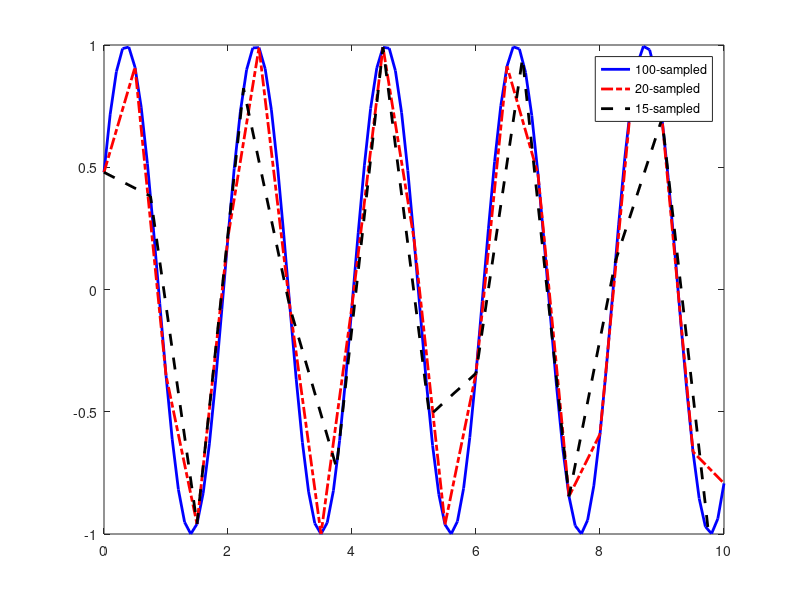
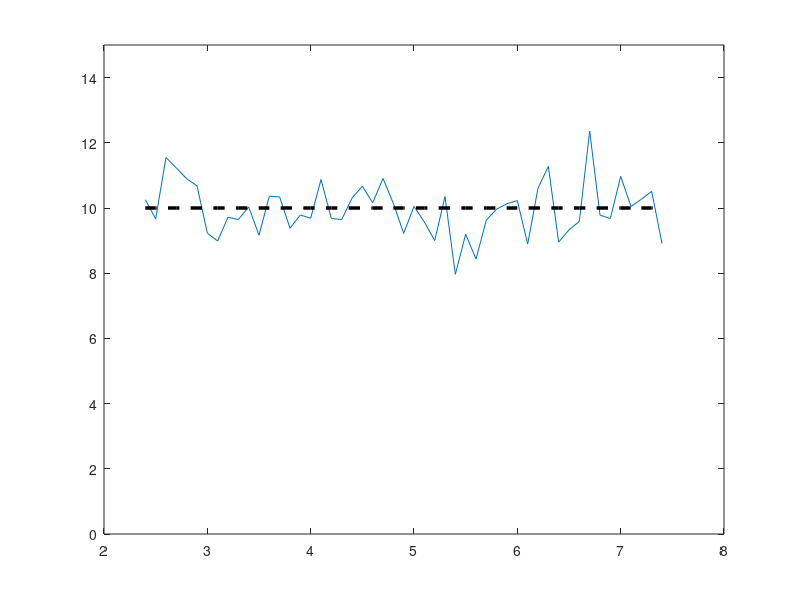
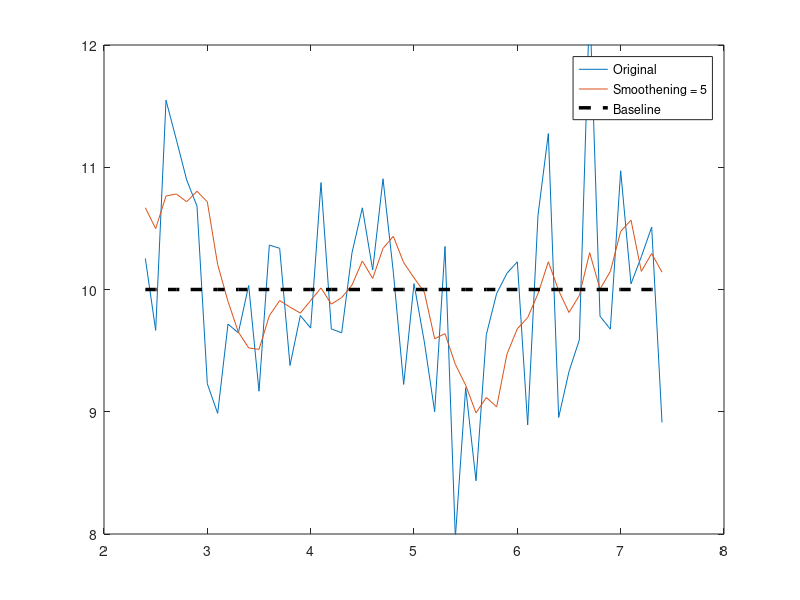
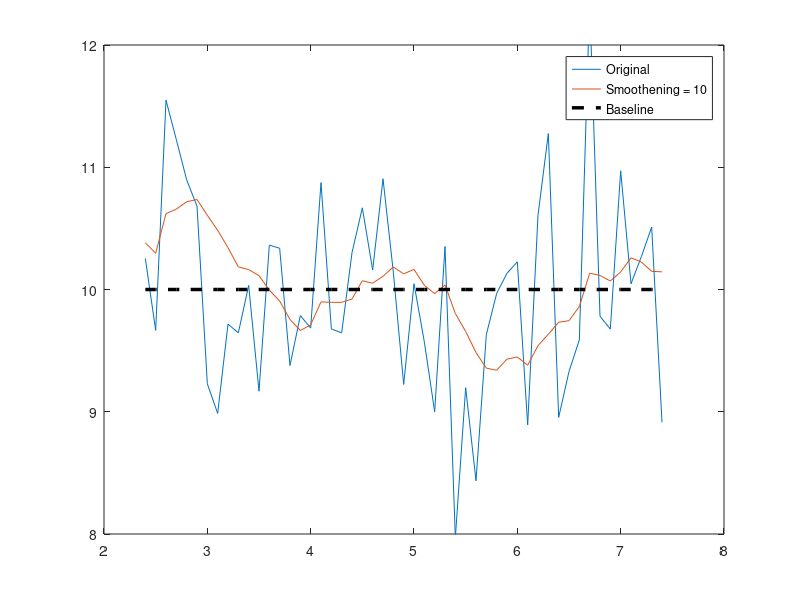

MATLAB code to generate these figures, in order: (Note: this script raises an error after producing the figures.)
% % % % % % % % % % % % % % % % % % % % % % % % % % % % % % % % % % % % % 
% RISE HIGH Data Science: Signal Processing Tutorial (Octave)
% 
% Authors: 
% Fall 2019
% % % % % % % % % % % % % % % % % % % % % % % % % % % % % % % % % % % % %

%% Sampling

% Two sine waves 'y = sin(kx + theta)' overlapping

% First, copy and paste lines (#1-#2) into the terminal to plot two sine
% waves
x1 = (0:.1:10); % 101 values between [0,10]
y1 = sin(x1.*3+1/2);
x2 = (0:.5:10); % 20 values between [0,10]
y2 = sin(x2.*3+1/2);
x3 = (0:.75:10); % 15 values between [0,10]
y3 = sin(x3.*3+1/2);
figure; plot(x1,y1, '-b', 'LineWidth', 2); 
hold on; plot(x2,y2, '-.r', 'LineWidth', 2);
hold on; plot(x3,y3, '--k', 'LineWidth', 2);
legend('100-sampled','20-sampled','15-sampled');
% 1) What is the difference between the two plotted sine waves?

%% Filtering

x1 = (0:.1:10); % 101 values between [0,10]
y1 = normrnd(10,.75,[size(x1) 1]); % Random values obtained at 10 +/- some number (normal distribution).

% Plot original values overlaid with the "baseline" y = 10;
figure; plot(x1(25:75),y1(25:75));
hold on; plot(x1(25:75),ones(size(x1(25:75))).*10, '--k', 'LineWidth', 2.5);
ylim([0 15]);

% Rolling average filter length = 5;
f = 1/5*ones(5,1);
out1 = filter(f,1,y1);

% Rolling average filter length = 10;
f2 = 1/10*ones(10,1);
out2 = filter(f2,1,y1);

% Plot overlay of rolling average filter (length = 5)
figure; plot(x1(25:75), y1(25:75));
hold on; plot(x1(25:75), out1(25:75));
hold on; plot(x1(25:75), ones(size(x1(25:75))).*10, '--k', 'LineWidth', 2.5);
ylim([8 12]);
legend('Original','Smoothening = 5', 'Baseline');

% Plot overlay of rolling average filter (length = 10)
figure; plot(x1(25:75), y1(25:75));
hold on; plot(x1(25:75), out2(25:75));
hold on; plot(x1(25:75), ones(size(x1(25:75))).*10, '--k', 'LineWidth', 2.5);
ylim([8 12]);
legend('Original','Smoothening = 10', 'Baseline');

%% Band-pass filtering explained

% Band-pass
% Rolling average

x = (0:.1:4*pi);
y1 = sin(3.*x + 1);
figure; plot(x,y1);
y2 = sin(10.*x + 2);
figure; plot(x,y2);
figure; plot(x,(y1+y2)./2);
y = bandpass(x,[0 5], k);

%% Bandpass with well-known song example

fs = 2e3;
t = 0:1/fs:0.3-1/fs;

l = [0 130.81 146.83 164.81 174.61 196.00 220 246.94];
m = [0 261.63 293.66 329.63 349.23 392.00 440 493.88];
h = [0 523.25 587.33 659.25 698.46 783.99 880 987.77];
note = @(f,g) [1 1 1]*sin(2*pi*[l(g) m(g) h(f)]'.*t);

mel = [3 2 1 2 3 3 3 0 2 2 2 0 3 5 5 0 3 2 1 2 3 3 3 3 2 2 3 2 1]+1;
acc = [3 0 5 0 3 0 3 3 2 0 2 2 3 0 5 5 3 0 5 0 3 3 3 0 2 2 3 0 1]+1;

song = [];
for kj = 1:length(mel)
    song = [song note(mel(kj),acc(kj)) zeros(1,0.01*fs)];
end
song = song/(max(abs(song))+0.1);

% To hear, type sound(song,fs)

pspectrum(song,fs,'spectrogram','TimeResolution',0.31, ...
    'OverlapPercent',0,'MinThreshold',-60);

%%%%%%%%%%%%%%%%

pong = bandpass(song,[230 450],fs);

% To hear, type sound(pong,fs)

bandpass(song,[230 450],fs);



%% Sound decoder game



